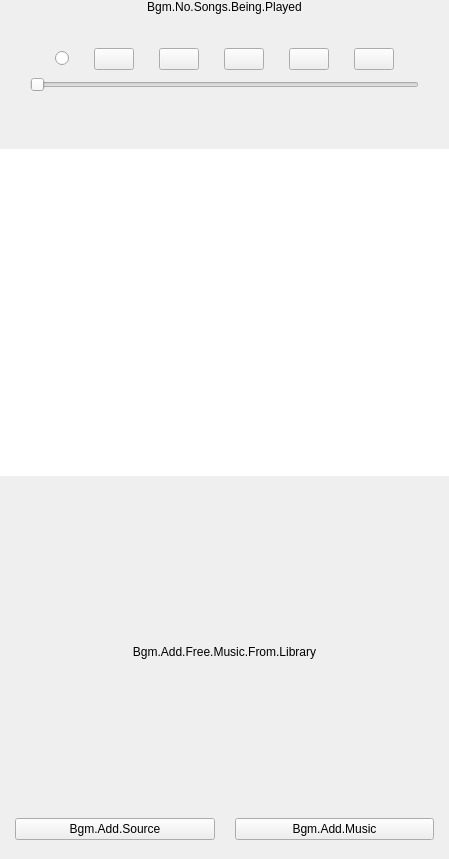
<?xml version="1.0" encoding="UTF-8"?>
<ui version="4.0">
 <class>PLSBackgroundMusicView</class>
 <widget class="QWidget" name="PLSBackgroundMusicView">
  <property name="geometry">
   <rect>
    <x>0</x>
    <y>0</y>
    <width>449</width>
    <height>859</height>
   </rect>
  </property>
  <property name="sizePolicy">
   <sizepolicy hsizetype="Preferred" vsizetype="Preferred">
    <horstretch>0</horstretch>
    <verstretch>0</verstretch>
   </sizepolicy>
  </property>
  <property name="focusPolicy">
   <enum>Qt::ClickFocus</enum>
  </property>
  <property name="windowTitle">
   <string>Form</string>
  </property>
  <property name="styleSheet">
   <string notr="true"/>
  </property>
  <layout class="QVBoxLayout" name="verticalLayout_3">
   <property name="spacing">
    <number>0</number>
   </property>
   <property name="leftMargin">
    <number>0</number>
   </property>
   <property name="topMargin">
    <number>0</number>
   </property>
   <property name="rightMargin">
    <number>0</number>
   </property>
   <property name="bottomMargin">
    <number>4</number>
   </property>
   <item>
    <widget class="QFrame" name="noSongFrame">
     <property name="minimumSize">
      <size>
       <width>0</width>
       <height>0</height>
      </size>
     </property>
     <property name="styleSheet">
      <string notr="true"/>
     </property>
     <property name="frameShape">
      <enum>QFrame::NoFrame</enum>
     </property>
     <property name="frameShadow">
      <enum>QFrame::Raised</enum>
     </property>
     <layout class="QVBoxLayout" name="verticalLayout_9">
      <property name="spacing">
       <number>0</number>
      </property>
      <property name="sizeConstraint">
       <enum>QLayout::SetNoConstraint</enum>
      </property>
      <property name="leftMargin">
       <number>10</number>
      </property>
      <property name="topMargin">
       <number>0</number>
      </property>
      <property name="rightMargin">
       <number>10</number>
      </property>
      <property name="bottomMargin">
       <number>0</number>
      </property>
      <item>
       <widget class="DragLabel" name="noSongLabel">
        <property name="styleSheet">
         <string notr="true"/>
        </property>
        <property name="text">
         <string>Bgm.No.Songs.Being.Played</string>
        </property>
        <property name="alignment">
         <set>Qt::AlignCenter</set>
        </property>
       </widget>
      </item>
     </layout>
    </widget>
   </item>
   <item>
    <widget class="PLSBgmItemCoverView" name="coverLabel">
     <property name="text" stdset="0">
      <string/>
     </property>
    </widget>
   </item>
   <item>
    <widget class="QLabel" name="seperatorLabel2">
     <property name="text">
      <string/>
     </property>
    </widget>
   </item>
   <item>
    <widget class="QFrame" name="infoframe">
     <property name="minimumSize">
      <size>
       <width>0</width>
       <height>0</height>
      </size>
     </property>
     <property name="frameShape">
      <enum>QFrame::NoFrame</enum>
     </property>
     <property name="frameShadow">
      <enum>QFrame::Plain</enum>
     </property>
     <layout class="QVBoxLayout" name="verticalLayout_6">
      <property name="spacing">
       <number>0</number>
      </property>
      <property name="sizeConstraint">
       <enum>QLayout::SetNoConstraint</enum>
      </property>
      <property name="leftMargin">
       <number>0</number>
      </property>
      <property name="topMargin">
       <number>20</number>
      </property>
      <property name="rightMargin">
       <number>0</number>
      </property>
      <property name="bottomMargin">
       <number>0</number>
      </property>
      <item>
       <layout class="QHBoxLayout" name="horizontalLayout_2">
        <property name="spacing">
         <number>25</number>
        </property>
        <property name="sizeConstraint">
         <enum>QLayout::SetNoConstraint</enum>
        </property>
        <property name="leftMargin">
         <number>27</number>
        </property>
        <property name="topMargin">
         <number>0</number>
        </property>
        <property name="rightMargin">
         <number>26</number>
        </property>
        <property name="bottomMargin">
         <number>0</number>
        </property>
        <item>
         <spacer name="horizontalSpacer_15">
          <property name="orientation">
           <enum>Qt::Horizontal</enum>
          </property>
          <property name="sizeHint" stdset="0">
           <size>
            <width>40</width>
            <height>20</height>
           </size>
          </property>
         </spacer>
        </item>
        <item>
         <widget class="QRadioButton" name="loopBtn">
          <property name="text">
           <string/>
          </property>
         </widget>
        </item>
        <item>
         <widget class="QPushButton" name="preBtn">
          <property name="text">
           <string/>
          </property>
         </widget>
        </item>
        <item>
         <widget class="QPushButton" name="playBtn">
          <property name="text">
           <string/>
          </property>
         </widget>
        </item>
        <item>
         <widget class="QPushButton" name="loadingBtn">
          <property name="text">
           <string/>
          </property>
         </widget>
        </item>
        <item>
         <widget class="QPushButton" name="nextBtn">
          <property name="text">
           <string/>
          </property>
         </widget>
        </item>
        <item>
         <widget class="QPushButton" name="refreshBtn">
          <property name="text">
           <string/>
          </property>
         </widget>
        </item>
        <item>
         <spacer name="horizontalSpacer_16">
          <property name="orientation">
           <enum>Qt::Horizontal</enum>
          </property>
          <property name="sizeHint" stdset="0">
           <size>
            <width>40</width>
            <height>20</height>
           </size>
          </property>
         </spacer>
        </item>
       </layout>
      </item>
      <item>
       <layout class="QHBoxLayout" name="horizontalLayout_4">
        <property name="spacing">
         <number>8</number>
        </property>
        <property name="sizeConstraint">
         <enum>QLayout::SetNoConstraint</enum>
        </property>
        <property name="leftMargin">
         <number>15</number>
        </property>
        <property name="topMargin">
         <number>7</number>
        </property>
        <property name="rightMargin">
         <number>15</number>
        </property>
        <property name="bottomMargin">
         <number>15</number>
        </property>
        <item>
         <widget class="QLabel" name="currentTimeLabel">
          <property name="text">
           <string/>
          </property>
         </widget>
        </item>
        <item>
         <widget class="MediaSlider" name="playingSlider">
          <property name="maximum">
           <number>1024</number>
          </property>
          <property name="orientation">
           <enum>Qt::Horizontal</enum>
          </property>
         </widget>
        </item>
        <item>
         <widget class="QLabel" name="durationLabel">
          <property name="text">
           <string/>
          </property>
         </widget>
        </item>
       </layout>
      </item>
      <item>
       <widget class="QLabel" name="seperatorLabel3">
        <property name="text">
         <string/>
        </property>
       </widget>
      </item>
     </layout>
    </widget>
   </item>
   <item>
    <layout class="QHBoxLayout" name="horizontalLayout_3">
     <property name="spacing">
      <number>0</number>
     </property>
     <property name="sizeConstraint">
      <enum>QLayout::SetNoConstraint</enum>
     </property>
     <property name="leftMargin">
      <number>0</number>
     </property>
     <property name="rightMargin">
      <number>0</number>
     </property>
     <item>
      <widget class="QFrame" name="tabWidget">
       <property name="minimumSize">
        <size>
         <width>0</width>
         <height>0</height>
        </size>
       </property>
       <property name="frameShape">
        <enum>QFrame::NoFrame</enum>
       </property>
       <property name="frameShadow">
        <enum>QFrame::Raised</enum>
       </property>
       <property name="midLineWidth">
        <number>0</number>
       </property>
       <layout class="QVBoxLayout" name="verticalLayout_2">
        <property name="spacing">
         <number>0</number>
        </property>
        <property name="leftMargin">
         <number>0</number>
        </property>
        <property name="topMargin">
         <number>0</number>
        </property>
        <property name="rightMargin">
         <number>0</number>
        </property>
        <property name="bottomMargin">
         <number>0</number>
        </property>
        <item>
         <layout class="QHBoxLayout" name="horizontalLayout">
          <item>
           <spacer name="horizontalSpacer_2">
            <property name="orientation">
             <enum>Qt::Horizontal</enum>
            </property>
            <property name="sizeType">
             <enum>QSizePolicy::Fixed</enum>
            </property>
            <property name="sizeHint" stdset="0">
             <size>
              <width>20</width>
              <height>10</height>
             </size>
            </property>
           </spacer>
          </item>
          <item>
           <widget class="PLSLabel" name="sourceNameLabel">
            <property name="text">
             <string/>
            </property>
           </widget>
          </item>
          <item>
           <spacer name="horizontalSpacer">
            <property name="orientation">
             <enum>Qt::Horizontal</enum>
            </property>
            <property name="sizeType">
             <enum>QSizePolicy::Fixed</enum>
            </property>
            <property name="sizeHint" stdset="0">
             <size>
              <width>20</width>
              <height>10</height>
             </size>
            </property>
           </spacer>
          </item>
         </layout>
        </item>
        <item>
         <widget class="QLabel" name="seperatorLabel">
          <property name="text">
           <string/>
          </property>
         </widget>
        </item>
       </layout>
      </widget>
     </item>
    </layout>
   </item>
   <item>
    <widget class="QStackedWidget" name="stackedWidget">
     <property name="currentIndex">
      <number>0</number>
     </property>
     <widget class="QWidget" name="playListPage">
      <layout class="QVBoxLayout" name="verticalLayout_4">
       <property name="spacing">
        <number>0</number>
       </property>
       <property name="sizeConstraint">
        <enum>QLayout::SetNoConstraint</enum>
       </property>
       <property name="leftMargin">
        <number>0</number>
       </property>
       <property name="topMargin">
        <number>0</number>
       </property>
       <property name="rightMargin">
        <number>0</number>
       </property>
       <property name="bottomMargin">
        <number>0</number>
       </property>
       <item>
        <widget class="QFrame" name="playListFrame">
         <property name="frameShape">
          <enum>QFrame::NoFrame</enum>
         </property>
         <property name="frameShadow">
          <enum>QFrame::Raised</enum>
         </property>
         <layout class="QVBoxLayout" name="verticalLayout">
          <property name="spacing">
           <number>0</number>
          </property>
          <property name="sizeConstraint">
           <enum>QLayout::SetNoConstraint</enum>
          </property>
          <property name="leftMargin">
           <number>0</number>
          </property>
          <property name="topMargin">
           <number>0</number>
          </property>
          <property name="rightMargin">
           <number>0</number>
          </property>
          <property name="bottomMargin">
           <number>0</number>
          </property>
          <item>
           <widget class="PLSBgmDragView" name="playListWidget">
            <property name="frameShape">
             <enum>QFrame::NoFrame</enum>
            </property>
            <property name="horizontalScrollBarPolicy">
             <enum>Qt::ScrollBarAlwaysOff</enum>
            </property>
            <property name="sizeAdjustPolicy">
             <enum>QAbstractScrollArea::AdjustToContents</enum>
            </property>
            <property name="verticalScrollMode">
             <enum>QAbstractItemView::ScrollPerPixel</enum>
            </property>
            <property name="movement">
             <enum>QListView::Free</enum>
            </property>
            <property name="resizeMode">
             <enum>QListView::Adjust</enum>
            </property>
           </widget>
          </item>
         </layout>
        </widget>
       </item>
       <item>
        <widget class="DragInFrame" name="noPlayListFrame">
         <property name="minimumSize">
          <size>
           <width>0</width>
           <height>0</height>
          </size>
         </property>
         <property name="frameShape">
          <enum>QFrame::NoFrame</enum>
         </property>
         <property name="frameShadow">
          <enum>QFrame::Raised</enum>
         </property>
         <layout class="QVBoxLayout" name="verticalLayout_5">
          <property name="spacing">
           <number>20</number>
          </property>
          <property name="leftMargin">
           <number>0</number>
          </property>
          <property name="topMargin">
           <number>0</number>
          </property>
          <property name="rightMargin">
           <number>0</number>
          </property>
          <item>
           <spacer name="verticalSpacer_4">
            <property name="orientation">
             <enum>Qt::Vertical</enum>
            </property>
            <property name="sizeHint" stdset="0">
             <size>
              <width>20</width>
              <height>1</height>
             </size>
            </property>
           </spacer>
          </item>
          <item alignment="Qt::AlignHCenter|Qt::AlignVCenter">
           <widget class="QLabel" name="noMusicIconLabel">
            <property name="text">
             <string/>
            </property>
           </widget>
          </item>
          <item>
           <widget class="QLabel" name="noPlayListLabel">
            <property name="text">
             <string>Bgm.Add.Free.Music.From.Library</string>
            </property>
            <property name="alignment">
             <set>Qt::AlignCenter</set>
            </property>
            <property name="wordWrap">
             <bool>false</bool>
            </property>
           </widget>
          </item>
          <item>
           <spacer name="verticalSpacer_2">
            <property name="orientation">
             <enum>Qt::Vertical</enum>
            </property>
            <property name="sizeHint" stdset="0">
             <size>
              <width>20</width>
              <height>1</height>
             </size>
            </property>
           </spacer>
          </item>
         </layout>
        </widget>
       </item>
      </layout>
     </widget>
     <widget class="QWidget" name="noSourcePage">
      <layout class="QVBoxLayout" name="verticalLayout_8">
       <property name="spacing">
        <number>20</number>
       </property>
       <property name="sizeConstraint">
        <enum>QLayout::SetNoConstraint</enum>
       </property>
       <property name="leftMargin">
        <number>0</number>
       </property>
       <property name="topMargin">
        <number>0</number>
       </property>
       <property name="rightMargin">
        <number>0</number>
       </property>
       <property name="bottomMargin">
        <number>0</number>
       </property>
       <item>
        <spacer name="verticalSpacer_10">
         <property name="orientation">
          <enum>Qt::Vertical</enum>
         </property>
         <property name="sizeHint" stdset="0">
          <size>
           <width>20</width>
           <height>1</height>
          </size>
         </property>
        </spacer>
       </item>
       <item alignment="Qt::AlignHCenter">
        <widget class="QLabel" name="iconLabel">
         <property name="text">
          <string/>
         </property>
        </widget>
       </item>
       <item>
        <widget class="QLabel" name="noticeLabel">
         <property name="sizePolicy">
          <sizepolicy hsizetype="Expanding" vsizetype="Preferred">
           <horstretch>0</horstretch>
           <verstretch>0</verstretch>
          </sizepolicy>
         </property>
         <property name="text">
          <string>Bgm.No.Free.Music</string>
         </property>
         <property name="alignment">
          <set>Qt::AlignCenter</set>
         </property>
         <property name="wordWrap">
          <bool>false</bool>
         </property>
        </widget>
       </item>
       <item>
        <spacer name="verticalSpacer">
         <property name="orientation">
          <enum>Qt::Vertical</enum>
         </property>
         <property name="sizeHint" stdset="0">
          <size>
           <width>20</width>
           <height>1</height>
          </size>
         </property>
        </spacer>
       </item>
      </layout>
     </widget>
    </widget>
   </item>
   <item>
    <widget class="QFrame" name="buttonFrame">
     <property name="minimumSize">
      <size>
       <width>0</width>
       <height>0</height>
      </size>
     </property>
     <property name="frameShape">
      <enum>QFrame::NoFrame</enum>
     </property>
     <property name="frameShadow">
      <enum>QFrame::Raised</enum>
     </property>
     <layout class="QHBoxLayout" name="horizontalLayout_5">
      <property name="spacing">
       <number>20</number>
      </property>
      <property name="sizeConstraint">
       <enum>QLayout::SetNoConstraint</enum>
      </property>
      <property name="leftMargin">
       <number>15</number>
      </property>
      <property name="topMargin">
       <number>16</number>
      </property>
      <property name="rightMargin">
       <number>15</number>
      </property>
      <property name="bottomMargin">
       <number>15</number>
      </property>
      <item>
       <widget class="QPushButton" name="addSourceBtn">
        <property name="text">
         <string>Bgm.Add.Source</string>
        </property>
       </widget>
      </item>
      <item>
       <widget class="QPushButton" name="addMusicBtn">
        <property name="text">
         <string>Bgm.Add.Music</string>
        </property>
       </widget>
      </item>
     </layout>
    </widget>
   </item>
   <item>
    <spacer name="verticalSpacer_7">
     <property name="orientation">
      <enum>Qt::Vertical</enum>
     </property>
     <property name="sizeType">
      <enum>QSizePolicy::Fixed</enum>
     </property>
     <property name="sizeHint" stdset="0">
      <size>
       <width>20</width>
       <height>0</height>
      </size>
     </property>
    </spacer>
   </item>
   <item>
    <spacer name="verticalSpacer_3">
     <property name="orientation">
      <enum>Qt::Vertical</enum>
     </property>
     <property name="sizeType">
      <enum>QSizePolicy::Fixed</enum>
     </property>
     <property name="sizeHint" stdset="0">
      <size>
       <width>20</width>
       <height>0</height>
      </size>
     </property>
    </spacer>
   </item>
  </layout>
 </widget>
 <customwidgets>
  <customwidget>
   <class>PLSBgmDragView</class>
   <extends>QListWidget</extends>
   <header>PLSBgmDragView.h</header>
  </customwidget>
  <customwidget>
   <class>PLSLabel</class>
   <extends>QLabel</extends>
   <header>PLSLabel.hpp</header>
  </customwidget>
  <customwidget>
   <class>PLSBgmItemCoverView</class>
   <extends>QFrame</extends>
   <header>PLSBgmItemCoverView.h</header>
   <container>1</container>
  </customwidget>
  <customwidget>
   <class>DragInFrame</class>
   <extends>QFrame</extends>
   <header>PLSBackgroundMusicView.h</header>
   <container>1</container>
  </customwidget>
  <customwidget>
   <class>DragLabel</class>
   <extends>QLabel</extends>
   <header>PLSBackgroundMusicView.h</header>
  </customwidget>
  <customwidget>
   <class>MediaSlider</class>
   <extends>QSlider</extends>
   <header>media-slider.h</header>
  </customwidget>
 </customwidgets>
 <resources/>
 <connections/>
</ui>
